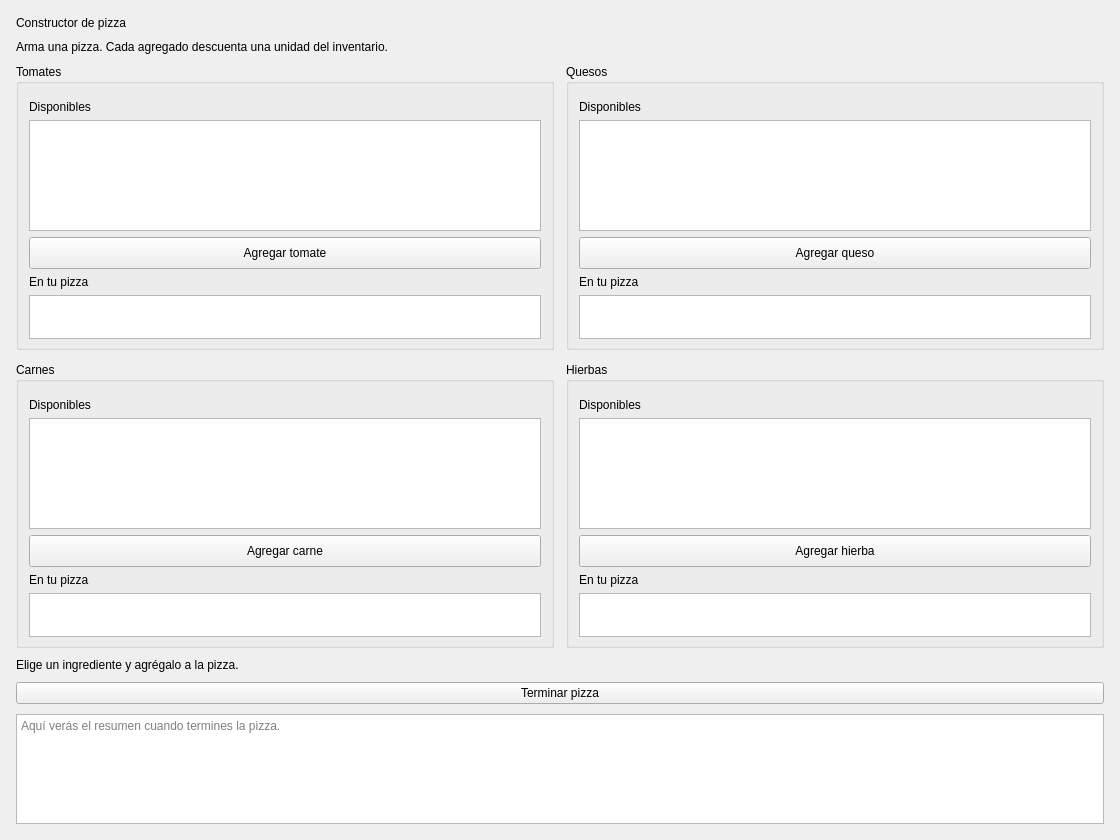
<?xml version="1.0" encoding="UTF-8"?>
<ui version="4.0">
 <class>PizzaWindowClass</class>
 <widget class="QMainWindow" name="PizzaWindowClass">
  <property name="geometry">
   <rect>
    <x>0</x>
    <y>0</y>
    <width>1120</width>
    <height>840</height>
   </rect>
  </property>
  <property name="minimumSize">
   <size>
    <width>1000</width>
    <height>800</height>
   </size>
  </property>
  <property name="windowTitle">
   <string>Constructor de pizza</string>
  </property>
  <widget class="QWidget" name="centralWidget">
   <layout class="QVBoxLayout" name="verticalLayout" stretch="0,0,1,0,0,0">
    <property name="spacing">
     <number>10</number>
    </property>
    <property name="leftMargin">
     <number>16</number>
    </property>
    <property name="topMargin">
     <number>16</number>
    </property>
    <property name="rightMargin">
     <number>16</number>
    </property>
    <property name="bottomMargin">
     <number>16</number>
    </property>
    <item>
     <widget class="QLabel" name="lblTitulo">
      <property name="text">
       <string>Constructor de pizza</string>
      </property>
     </widget>
    </item>
    <item>
     <widget class="QLabel" name="lblSubtitulo">
      <property name="text">
       <string>Arma una pizza. Cada agregado descuenta una unidad del inventario.</string>
      </property>
      <property name="wordWrap">
       <bool>true</bool>
      </property>
     </widget>
    </item>
    <item>
     <layout class="QGridLayout" name="gridIngredientes" rowstretch="1,1" columnstretch="1,1">
      <property name="spacing">
       <number>12</number>
      </property>
      <item row="0" column="0">
       <widget class="QGroupBox" name="grpTomates">
        <property name="title">
         <string>Tomates</string>
        </property>
        <layout class="QVBoxLayout" name="layTomates" stretch="0,3,0,0,1">
         <property name="spacing">
          <number>6</number>
         </property>
         <property name="leftMargin">
          <number>10</number>
         </property>
         <property name="topMargin">
          <number>16</number>
         </property>
         <property name="rightMargin">
          <number>10</number>
         </property>
         <property name="bottomMargin">
          <number>8</number>
         </property>
         <item>
          <widget class="QLabel" name="lblDispTomates">
           <property name="text">
            <string>Disponibles</string>
           </property>
          </widget>
         </item>
         <item>
          <widget class="QListWidget" name="listTomates">
           <property name="minimumSize">
            <size>
             <width>0</width>
             <height>80</height>
            </size>
           </property>
           <property name="sizePolicy">
            <sizepolicy hsizetype="Expanding" vsizetype="Expanding">
             <horstretch>0</horstretch>
             <verstretch>1</verstretch>
            </sizepolicy>
           </property>
          </widget>
         </item>
         <item>
          <widget class="QPushButton" name="btnAgregarTomate">
           <property name="text">
            <string>Agregar tomate</string>
           </property>
           <property name="sizePolicy">
            <sizepolicy hsizetype="Preferred" vsizetype="Fixed">
             <horstretch>0</horstretch>
             <verstretch>0</verstretch>
            </sizepolicy>
           </property>
           <property name="minimumSize">
            <size>
             <width>0</width>
             <height>32</height>
            </size>
           </property>
           <property name="maximumSize">
            <size>
             <width>16777215</width>
             <height>34</height>
            </size>
           </property>
          </widget>
         </item>
         <item>
          <widget class="QLabel" name="lblElegidosTomates">
           <property name="text">
            <string>En tu pizza</string>
           </property>
          </widget>
         </item>
         <item>
          <widget class="QListWidget" name="elegidosTomates">
           <property name="minimumSize">
            <size>
             <width>0</width>
             <height>44</height>
            </size>
           </property>
           <property name="maximumSize">
            <size>
             <width>16777215</width>
             <height>72</height>
            </size>
           </property>
           <property name="sizePolicy">
            <sizepolicy hsizetype="Expanding" vsizetype="Preferred">
             <horstretch>0</horstretch>
             <verstretch>0</verstretch>
            </sizepolicy>
           </property>
          </widget>
         </item>
        </layout>
       </widget>
      </item>
      <item row="0" column="1">
       <widget class="QGroupBox" name="grpQuesos">
        <property name="title">
         <string>Quesos</string>
        </property>
        <layout class="QVBoxLayout" name="layQuesos" stretch="0,3,0,0,1">
         <property name="spacing">
          <number>6</number>
         </property>
         <property name="leftMargin">
          <number>10</number>
         </property>
         <property name="topMargin">
          <number>16</number>
         </property>
         <property name="rightMargin">
          <number>10</number>
         </property>
         <property name="bottomMargin">
          <number>8</number>
         </property>
         <item>
          <widget class="QLabel" name="lblDispQuesos">
           <property name="text">
            <string>Disponibles</string>
           </property>
          </widget>
         </item>
         <item>
          <widget class="QListWidget" name="listQuesos">
           <property name="minimumSize">
            <size>
             <width>0</width>
             <height>80</height>
            </size>
           </property>
           <property name="sizePolicy">
            <sizepolicy hsizetype="Expanding" vsizetype="Expanding">
             <horstretch>0</horstretch>
             <verstretch>1</verstretch>
            </sizepolicy>
           </property>
          </widget>
         </item>
         <item>
          <widget class="QPushButton" name="btnAgregarQueso">
           <property name="text">
            <string>Agregar queso</string>
           </property>
           <property name="sizePolicy">
            <sizepolicy hsizetype="Preferred" vsizetype="Fixed">
             <horstretch>0</horstretch>
             <verstretch>0</verstretch>
            </sizepolicy>
           </property>
           <property name="minimumSize">
            <size>
             <width>0</width>
             <height>32</height>
            </size>
           </property>
           <property name="maximumSize">
            <size>
             <width>16777215</width>
             <height>34</height>
            </size>
           </property>
          </widget>
         </item>
         <item>
          <widget class="QLabel" name="lblElegidosQuesos">
           <property name="text">
            <string>En tu pizza</string>
           </property>
          </widget>
         </item>
         <item>
          <widget class="QListWidget" name="elegidosQuesos">
           <property name="minimumSize">
            <size>
             <width>0</width>
             <height>44</height>
            </size>
           </property>
           <property name="maximumSize">
            <size>
             <width>16777215</width>
             <height>72</height>
            </size>
           </property>
           <property name="sizePolicy">
            <sizepolicy hsizetype="Expanding" vsizetype="Preferred">
             <horstretch>0</horstretch>
             <verstretch>0</verstretch>
            </sizepolicy>
           </property>
          </widget>
         </item>
        </layout>
       </widget>
      </item>
      <item row="1" column="0">
       <widget class="QGroupBox" name="grpCarnes">
        <property name="title">
         <string>Carnes</string>
        </property>
        <layout class="QVBoxLayout" name="layCarnes" stretch="0,3,0,0,1">
         <property name="spacing">
          <number>6</number>
         </property>
         <property name="leftMargin">
          <number>10</number>
         </property>
         <property name="topMargin">
          <number>16</number>
         </property>
         <property name="rightMargin">
          <number>10</number>
         </property>
         <property name="bottomMargin">
          <number>8</number>
         </property>
         <item>
          <widget class="QLabel" name="lblDispCarnes">
           <property name="text">
            <string>Disponibles</string>
           </property>
          </widget>
         </item>
         <item>
          <widget class="QListWidget" name="listCarnes">
           <property name="minimumSize">
            <size>
             <width>0</width>
             <height>80</height>
            </size>
           </property>
           <property name="sizePolicy">
            <sizepolicy hsizetype="Expanding" vsizetype="Expanding">
             <horstretch>0</horstretch>
             <verstretch>1</verstretch>
            </sizepolicy>
           </property>
          </widget>
         </item>
         <item>
          <widget class="QPushButton" name="btnAgregarCarne">
           <property name="text">
            <string>Agregar carne</string>
           </property>
           <property name="sizePolicy">
            <sizepolicy hsizetype="Preferred" vsizetype="Fixed">
             <horstretch>0</horstretch>
             <verstretch>0</verstretch>
            </sizepolicy>
           </property>
           <property name="minimumSize">
            <size>
             <width>0</width>
             <height>32</height>
            </size>
           </property>
           <property name="maximumSize">
            <size>
             <width>16777215</width>
             <height>34</height>
            </size>
           </property>
          </widget>
         </item>
         <item>
          <widget class="QLabel" name="lblElegidosCarnes">
           <property name="text">
            <string>En tu pizza</string>
           </property>
          </widget>
         </item>
         <item>
          <widget class="QListWidget" name="elegidosCarnes">
           <property name="minimumSize">
            <size>
             <width>0</width>
             <height>44</height>
            </size>
           </property>
           <property name="maximumSize">
            <size>
             <width>16777215</width>
             <height>72</height>
            </size>
           </property>
           <property name="sizePolicy">
            <sizepolicy hsizetype="Expanding" vsizetype="Preferred">
             <horstretch>0</horstretch>
             <verstretch>0</verstretch>
            </sizepolicy>
           </property>
          </widget>
         </item>
        </layout>
       </widget>
      </item>
      <item row="1" column="1">
       <widget class="QGroupBox" name="grpHierbas">
        <property name="title">
         <string>Hierbas</string>
        </property>
        <layout class="QVBoxLayout" name="layHierbas" stretch="0,3,0,0,1">
         <property name="spacing">
          <number>6</number>
         </property>
         <property name="leftMargin">
          <number>10</number>
         </property>
         <property name="topMargin">
          <number>16</number>
         </property>
         <property name="rightMargin">
          <number>10</number>
         </property>
         <property name="bottomMargin">
          <number>8</number>
         </property>
         <item>
          <widget class="QLabel" name="lblDispHierbas">
           <property name="text">
            <string>Disponibles</string>
           </property>
          </widget>
         </item>
         <item>
          <widget class="QListWidget" name="listHierbas">
           <property name="minimumSize">
            <size>
             <width>0</width>
             <height>80</height>
            </size>
           </property>
           <property name="sizePolicy">
            <sizepolicy hsizetype="Expanding" vsizetype="Expanding">
             <horstretch>0</horstretch>
             <verstretch>1</verstretch>
            </sizepolicy>
           </property>
          </widget>
         </item>
         <item>
          <widget class="QPushButton" name="btnAgregarHierba">
           <property name="text">
            <string>Agregar hierba</string>
           </property>
           <property name="sizePolicy">
            <sizepolicy hsizetype="Preferred" vsizetype="Fixed">
             <horstretch>0</horstretch>
             <verstretch>0</verstretch>
            </sizepolicy>
           </property>
           <property name="minimumSize">
            <size>
             <width>0</width>
             <height>32</height>
            </size>
           </property>
           <property name="maximumSize">
            <size>
             <width>16777215</width>
             <height>34</height>
            </size>
           </property>
          </widget>
         </item>
         <item>
          <widget class="QLabel" name="lblElegidosHierbas">
           <property name="text">
            <string>En tu pizza</string>
           </property>
          </widget>
         </item>
         <item>
          <widget class="QListWidget" name="elegidosHierbas">
           <property name="minimumSize">
            <size>
             <width>0</width>
             <height>44</height>
            </size>
           </property>
           <property name="maximumSize">
            <size>
             <width>16777215</width>
             <height>72</height>
            </size>
           </property>
           <property name="sizePolicy">
            <sizepolicy hsizetype="Expanding" vsizetype="Preferred">
             <horstretch>0</horstretch>
             <verstretch>0</verstretch>
            </sizepolicy>
           </property>
          </widget>
         </item>
        </layout>
       </widget>
      </item>
     </layout>
    </item>
    <item>
     <widget class="QLabel" name="lblEstado">
      <property name="text">
       <string>Elige un ingrediente y agrégalo a la pizza.</string>
      </property>
      <property name="wordWrap">
       <bool>true</bool>
      </property>
     </widget>
    </item>
    <item>
     <widget class="QPushButton" name="btnTerminar">
      <property name="text">
       <string>Terminar pizza</string>
      </property>
     </widget>
    </item>
    <item>
     <widget class="QPlainTextEdit" name="txtResumen">
      <property name="readOnly">
       <bool>true</bool>
      </property>
      <property name="placeholderText">
       <string>Aquí verás el resumen cuando termines la pizza.</string>
      </property>
      <property name="sizePolicy">
       <sizepolicy hsizetype="Expanding" vsizetype="Fixed">
        <horstretch>0</horstretch>
        <verstretch>0</verstretch>
       </sizepolicy>
      </property>
      <property name="minimumSize">
       <size>
        <width>0</width>
        <height>72</height>
       </size>
      </property>
      <property name="maximumSize">
       <size>
        <width>16777215</width>
        <height>110</height>
       </size>
      </property>
     </widget>
    </item>
   </layout>
  </widget>
 </widget>
 <layoutdefault spacing="6" margin="11"/>
 <resources>
  <include location="PizzaWindow.qrc"/>
 </resources>
 <connections/>
</ui>
